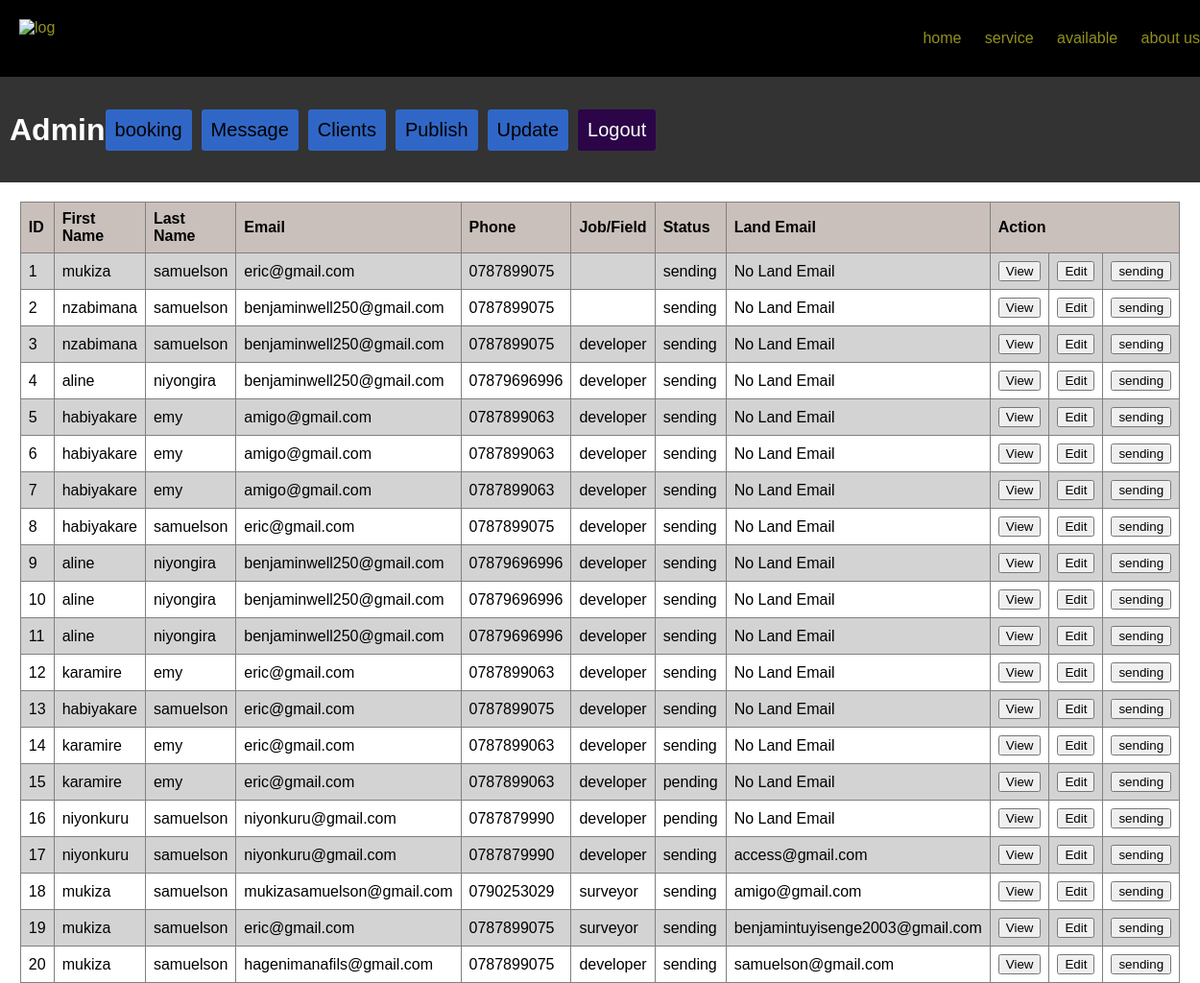
Screenshot of /bookingfetch.php with the database file from the repository.
### tables this page shows
CREATE TABLE `booking` (
  `bookid` int(11) NOT NULL,
  `firstname` varchar(50) DEFAULT NULL,
  `lastname` varchar(50) DEFAULT NULL,
  `email` varchar(50) DEFAULT NULL,
  `phone` varchar(30) DEFAULT NULL,
  `job` varchar(50) DEFAULT NULL,
  `location` varchar(50) DEFAULT NULL,
  `discuption` varchar(500) DEFAULT NULL,
  `status` int(11) DEFAULT NULL,
  `landid` int(11) DEFAULT NULL
);

CREATE TABLE `landlord` (
  `landid` int(11) NOT NULL,
  `fullname` varchar(50) DEFAULT NULL,
  `location` varchar(50) DEFAULT NULL,
  `type` varchar(20) DEFAULT NULL,
  `email` varchar(50) DEFAULT NULL,
  `phone` int(12) DEFAULT NULL,
  `file` varchar(500) DEFAULT NULL,
  `propert` varchar(50) DEFAULT NULL,
  `characte` text DEFAULT NULL,
  `contract` text DEFAULT NULL,
  `price` int(11) DEFAULT NULL,
  `status` int(11) DEFAULT NULL,
  `pdfcontract` varchar(500) DEFAULT NULL,
  `Payment` varchar(100) DEFAULT NULL,
  `Payment_info` varchar(50) DEFAULT NULL
);

### bookingfetch.php (the view, shortened to what this page needs)
<!DOCTYPE html>
<html lang="en">
<head>
</head>
<body>
    <?php include 'header.php' ?>
    <div class="header">
        <h2 color="yellow">Admin</h2>
        <div class="adm-buttons">
            <button class="adm-tool">booking</button>
            <button onclick="Message()" class="adm-delete">Message</button>
            <a href="clients.php"><button class="adm-clients">Clients</button></a>
            <button onclick="Publish()" class="adm-publish">Publish</button>
            <button onclick="Update()" class="adm-update">Update</button>
            <button onclick="Logout()" class="adm-logout">Logout</button>
        </div>
    </div>
    <div class="container">
    <?php
include("Connection.php");
$q = "SELECT * FROM booking";
$results = mysqli_query($conn, $q);
echo "<table class=\"table\">
        <tr bgcolor='#C9C0BB'>
            <th>ID</th>
            <th>First Name</th>
            <th>Last Name</th>
            <th>Email</th>
            <th>Phone</th>
            <th>Job/Field</th>
            <th>Status</th>
            <th>Land Email</th>
            <th colspan=3>Action</th>
        </tr>";
while ($r = mysqli_fetch_array($results)) {
    $status = ($r['status'] == 1) ? 'sending' : 'pending';
    $landid = $r['landid'];
    $p = "SELECT email FROM landlord WHERE landid = '$landid'";
    $re = mysqli_query($conn, $p);
    echo "<tr>
            <td>" . $r['bookid'] . "</td>
            <td>" . $r['firstname'] . "</td>
            <td>" . $r['lastname'] . "</td>
            <td>" . $r['email'] . "</td>
            <td>" . $r['phone'] . "</td>
            <td>" . $r['job'] . "</td>
            <td>" . $status . "</td>";
    $land = mysqli_fetch_array($re);
    if ($land) {
        echo "<td>" . $land['email'] . "</td>";
    } else {
        echo "<td>No Land Email</td>";
    }
    echo "<td><a href='bookingview.php?userid={$r['bookid']}' onclick='toggleView()'><button>View</button></a></td>
            <td><button>Edit</button></td>
            <td><a href='bookingapproval.php?userid={$r['bookid']}' onclick='toggleView()'><button>sending</button></a></td>
        </tr>";
}
echo "</table>";
?>
    </div>
</body>
</html>

### bookingfetch.php (style rules this page uses)
body { height: 100vh; margin: 0; font-family: Arial, sans-serif; display: flex; flex-direction: column; }
.header { background-color: #333; color: white; padding: 10px; display: flex; justify-content: space-between; align-items: center; z-index: 1000; }
h2 { font-family: Impact, Haettenschweiler, 'Arial Narrow Bold', sans-serif; font-size: 32px; }
.adm-buttons { display: flex; gap: 10px; margin-right: auto; }
.adm, .adm-tool, .adm-delete, .adm-clients, .adm-publish, .adm-update, .adm-logout { font-family: Impact, Haettenschweiler, 'Arial Narrow Bold', sans-serif; border: none; font-size: 20px; padding: 10px; border-radius: 3px; cursor: pointer; background-color: #3067c6; margin-right: auto; }
.adm-logout { background-color: rgb(43, 5, 72); color: white; }
.container { display: flex; flex-wrap: wrap; align-items: flex-end; justify-content: space-evenly; width: 100%; }
.table { border-collapse: collapse; margin-top: 20px; width: 80%; }
.table th, .table td { border: 1px solid gray; padding: 8px; text-align: left; }
.table tbody tr:nth-child(even) { background-color: lightgrey; }

### header.php (style rules this page uses)
body { margin: 0; font-family: Arial, sans-serif; }

### rows the page displays
booking: bookid "1", firstname "mukiza", lastname "samuelson", email "eric@gmail.com", phone "0787899075", status "sending", shows "No Land Email"
booking: bookid "2", firstname "nzabimana", lastname "samuelson", email "benjaminwell250@gmail.com", phone "0787899075", status "sending", shows "No Land Email"
booking: bookid "3", firstname "nzabimana", lastname "samuelson", email "benjaminwell250@gmail.com", phone "0787899075", job "developer", status "sending", shows "No Land Email"
booking: bookid "4", firstname "aline", lastname "niyongira", email "benjaminwell250@gmail.com", phone "07879696996", job "developer", status "sending", shows "No Land Email"
booking: bookid "5", firstname "habiyakare", lastname "emy", email "amigo@gmail.com", phone "0787899063", job "developer", status "sending", shows "No Land Email"
booking: bookid "6", firstname "habiyakare", lastname "emy", email "amigo@gmail.com", phone "0787899063", job "developer", status "sending", shows "No Land Email"
booking: bookid "7", firstname "habiyakare", lastname "emy", email "amigo@gmail.com", phone "0787899063", job "developer", status "sending", shows "No Land Email"
booking: bookid "8", firstname "habiyakare", lastname "samuelson", email "eric@gmail.com", phone "0787899075", job "developer", status "sending", shows "No Land Email"
booking: bookid "9", firstname "aline", lastname "niyongira", email "benjaminwell250@gmail.com", phone "07879696996", job "developer", status "sending", shows "No Land Email"
booking: bookid "10", firstname "aline", lastname "niyongira", email "benjaminwell250@gmail.com", phone "07879696996", job "developer", status "sending", shows "No Land Email"
booking: bookid "11", firstname "aline", lastname "niyongira", email "benjaminwell250@gmail.com", phone "07879696996", job "developer", status "sending", shows "No Land Email"
booking: bookid "12", firstname "karamire", lastname "emy", email "eric@gmail.com", phone "0787899063", job "developer", status "sending", shows "No Land Email"
booking: bookid "13", firstname "habiyakare", lastname "samuelson", email "eric@gmail.com", phone "0787899075", job "developer", status "sending", shows "No Land Email"
booking: bookid "14", firstname "karamire", lastname "emy", email "eric@gmail.com", phone "0787899063", job "developer", status "sending", shows "No Land Email"
booking: bookid "15", firstname "karamire", lastname "emy", email "eric@gmail.com", phone "0787899063", job "developer", status "pending", shows "No Land Email"
booking: bookid "16", firstname "niyonkuru", lastname "samuelson", email "niyonkuru@gmail.com", phone "0787879990", job "developer", status "pending", shows "No Land Email"
booking: bookid "17", firstname "niyonkuru", lastname "samuelson", email "niyonkuru@gmail.com", phone "0787879990", job "developer", status "sending", landid.email "access@gmail.com"
booking: bookid "18", firstname "mukiza", lastname "samuelson", email "mukizasamuelson@gmail.com", phone "0790253029", job "surveyor", status "sending", landid.email "amigo@gmail.com"
booking: bookid "19", firstname "mukiza", lastname "samuelson", email "eric@gmail.com", phone "0787899075", job "surveyor", status "sending", landid.email "benjamintuyisenge2003@gmail.com"
booking: bookid "20", firstname "mukiza", lastname "samuelson", email "hagenimanafils@gmail.com", phone "0787899075", job "developer", status "sending", landid.email "samuelson@gmail.com"
